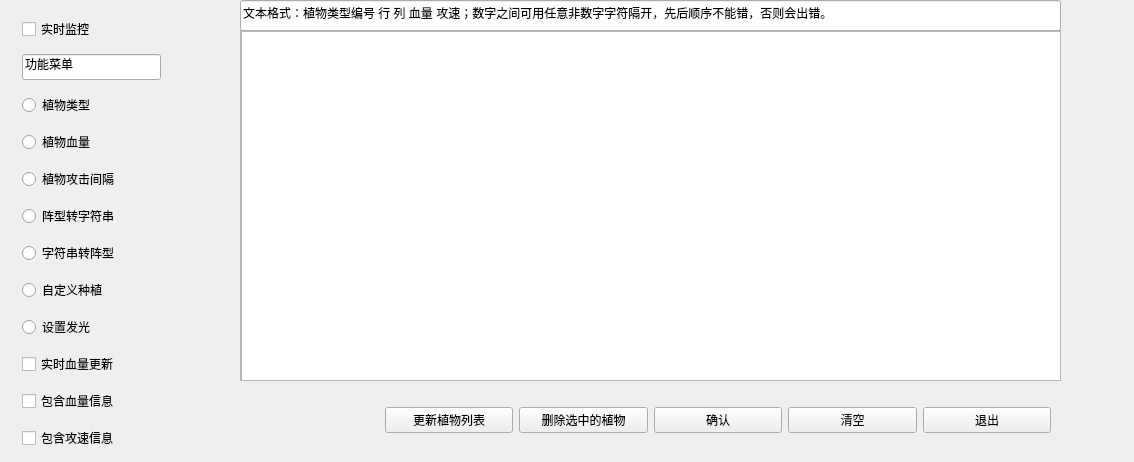
<?xml version="1.0" encoding="UTF-8"?>
<ui version="4.0">
 <class>customplantplace</class>
 <widget class="QWidget" name="customplantplace">
  <property name="geometry">
   <rect>
    <x>0</x>
    <y>0</y>
    <width>1134</width>
    <height>462</height>
   </rect>
  </property>
  <property name="windowTitle">
   <string>Form</string>
  </property>
  <widget class="QScrollArea" name="scrollArea">
   <property name="geometry">
    <rect>
     <x>240</x>
     <y>30</y>
     <width>821</width>
     <height>351</height>
    </rect>
   </property>
   <property name="widgetResizable">
    <bool>true</bool>
   </property>
   <widget class="QWidget" name="scrollAreaWidgetContents">
    <property name="geometry">
     <rect>
      <x>0</x>
      <y>0</y>
      <width>819</width>
      <height>349</height>
     </rect>
    </property>
    <widget class="QWidget" name="gridLayoutWidget">
     <property name="geometry">
      <rect>
       <x>0</x>
       <y>0</y>
       <width>1191</width>
       <height>351</height>
      </rect>
     </property>
     <layout class="QGridLayout" name="gridLayout">
      <item row="0" column="0">
       <widget class="QTextEdit" name="textedit"/>
      </item>
     </layout>
    </widget>
   </widget>
  </widget>
  <widget class="QWidget" name="layoutWidget">
   <property name="geometry">
    <rect>
     <x>250</x>
     <y>400</y>
     <width>801</width>
     <height>41</height>
    </rect>
   </property>
   <layout class="QHBoxLayout" name="horizontalLayout">
    <item>
     <widget class="QLabel" name="infodisplayhere">
      <property name="text">
       <string/>
      </property>
     </widget>
    </item>
    <item>
     <widget class="QPushButton" name="updateplant">
      <property name="text">
       <string>更新植物列表</string>
      </property>
     </widget>
    </item>
    <item>
     <widget class="QPushButton" name="deleteplant">
      <property name="text">
       <string>删除选中的植物</string>
      </property>
     </widget>
    </item>
    <item>
     <widget class="QPushButton" name="plantplace">
      <property name="text">
       <string>确认</string>
      </property>
     </widget>
    </item>
    <item>
     <widget class="QPushButton" name="clear">
      <property name="text">
       <string>清空</string>
      </property>
     </widget>
    </item>
    <item>
     <widget class="QPushButton" name="exitbutton">
      <property name="text">
       <string>退出</string>
      </property>
     </widget>
    </item>
   </layout>
  </widget>
  <widget class="QLineEdit" name="forminfo">
   <property name="geometry">
    <rect>
     <x>240</x>
     <y>0</y>
     <width>821</width>
     <height>31</height>
    </rect>
   </property>
   <property name="text">
    <string>文本格式：植物类型编号 行 列 血量 攻速；数字之间可用任意非数字字符隔开，先后顺序不能错，否则会出错。</string>
   </property>
  </widget>
  <widget class="QCheckBox" name="realmoniter">
   <property name="geometry">
    <rect>
     <x>22</x>
     <y>17</y>
     <width>92</width>
     <height>24</height>
    </rect>
   </property>
   <property name="text">
    <string>实时监控</string>
   </property>
  </widget>
  <widget class="QCheckBox" name="includeblood">
   <property name="geometry">
    <rect>
     <x>22</x>
     <y>389</y>
     <width>124</width>
     <height>24</height>
    </rect>
   </property>
   <property name="text">
    <string>包含血量信息</string>
   </property>
  </widget>
  <widget class="QRadioButton" name="formtostr">
   <property name="geometry">
    <rect>
     <x>22</x>
     <y>204</y>
     <width>124</width>
     <height>24</height>
    </rect>
   </property>
   <property name="text">
    <string>阵型转字符串</string>
   </property>
  </widget>
  <widget class="QRadioButton" name="planttype">
   <property name="geometry">
    <rect>
     <x>22</x>
     <y>93</y>
     <width>92</width>
     <height>24</height>
    </rect>
   </property>
   <property name="text">
    <string>植物类型</string>
   </property>
  </widget>
  <widget class="QRadioButton" name="customplace">
   <property name="geometry">
    <rect>
     <x>22</x>
     <y>278</y>
     <width>108</width>
     <height>24</height>
    </rect>
   </property>
   <property name="text">
    <string>自定义种植</string>
   </property>
  </widget>
  <widget class="QLineEdit" name="lineEdit">
   <property name="geometry">
    <rect>
     <x>22</x>
     <y>54</y>
     <width>139</width>
     <height>26</height>
    </rect>
   </property>
   <property name="text">
    <string>功能菜单</string>
   </property>
  </widget>
  <widget class="QRadioButton" name="strtoform">
   <property name="geometry">
    <rect>
     <x>22</x>
     <y>241</y>
     <width>124</width>
     <height>24</height>
    </rect>
   </property>
   <property name="text">
    <string>字符串转阵型</string>
   </property>
  </widget>
  <widget class="QRadioButton" name="blood">
   <property name="geometry">
    <rect>
     <x>22</x>
     <y>130</y>
     <width>92</width>
     <height>24</height>
    </rect>
   </property>
   <property name="text">
    <string>植物血量</string>
   </property>
  </widget>
  <widget class="QRadioButton" name="setshine">
   <property name="geometry">
    <rect>
     <x>22</x>
     <y>315</y>
     <width>92</width>
     <height>24</height>
    </rect>
   </property>
   <property name="text">
    <string>设置发光</string>
   </property>
  </widget>
  <widget class="QCheckBox" name="includeinterval">
   <property name="geometry">
    <rect>
     <x>22</x>
     <y>426</y>
     <width>124</width>
     <height>24</height>
    </rect>
   </property>
   <property name="text">
    <string>包含攻速信息</string>
   </property>
  </widget>
  <widget class="QCheckBox" name="isrealtime">
   <property name="geometry">
    <rect>
     <x>22</x>
     <y>352</y>
     <width>124</width>
     <height>24</height>
    </rect>
   </property>
   <property name="text">
    <string>实时血量更新</string>
   </property>
  </widget>
  <widget class="QRadioButton" name="attackinterval">
   <property name="geometry">
    <rect>
     <x>22</x>
     <y>167</y>
     <width>124</width>
     <height>24</height>
    </rect>
   </property>
   <property name="text">
    <string>植物攻击间隔</string>
   </property>
  </widget>
 </widget>
 <resources/>
 <connections/>
</ui>
